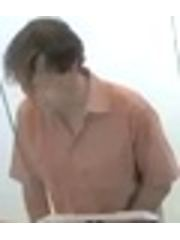
#> input picture src/clustering/output/combined_visualization/assets/person/person_08e4e3aabe29b8922b9a.jpg, 180 x 240 px
$ python -i stitch_person_tracks.py   (imports and definitions only)
#> lines starting #> are read from the running program, lines starting #| are printed output that depends on the picture
from __future__ import annotations

import argparse
import importlib
import json
import math
import sys
import traceback
import warnings
from collections import Counter, defaultdict
from pathlib import Path

import numpy as np
from PIL import Image

ROOT = Path(__file__).resolve().parents[2]
if str(ROOT) not in sys.path:
    sys.path.insert(0, str(ROOT))

from config import PipelineConfig

CONFIG_PATH = ROOT / "pipeline.yaml"
TRACK_ROOT = ROOT / "data" / "video_tracks" / "person"


# ============================================================
# Basic utilities
# ============================================================

# [14 lines left out: functions normalize, normalize_rows, not called in this run]


def cosine(a: np.ndarray, b: np.ndarray) -> float:
    return float(np.dot(normalize(a), normalize(b)))


# [26 lines left out: functions load_jsonl, write_jsonl, not called in this run]


def load_rgb(path: Path):
    with Image.open(path) as im:
        return im.convert("RGB").copy()


# ============================================================
# V4.5 clothing appearance descriptor
# ============================================================

CLOTHING_ZONES = {
    "upper_left": (0.03, 0.18, 0.37, 0.58),
    "upper_center": (0.30, 0.18, 0.70, 0.58),
    "upper_right": (0.63, 0.18, 0.97, 0.58),
    "lower": (0.12, 0.52, 0.88, 0.95),
}

CLOTHING_ZONE_WEIGHTS = {
    "upper_left": 0.25,
    "upper_center": 0.30,
    "upper_right": 0.25,
    "lower": 0.20,
}


def clothing_zone_histogram(
    image: Image.Image,
    box: tuple[float, float, float, float],
    *,
    h_bins: int = 12,
    s_bins: int = 4,
    v_bins: int = 4,
) -> np.ndarray | None:
    """
    Independent HSV clothing descriptor.

    This is only a negative/veto signal. It never creates a positive identity
    match by itself. Low-saturation black/white clothing is retained because
    S and V are included in the joint histogram.
    """
    rgb = image.convert("RGB")
    w, h = rgb.size

    if w < 4 or h < 8:
        return None

    x1, y1, x2, y2 = box
    left = max(0, min(w - 1, int(round(x1 * w))))
    top = max(0, min(h - 1, int(round(y1 * h))))
    right = max(left + 1, min(w, int(round(x2 * w))))
    bottom = max(top + 1, min(h, int(round(y2 * h))))

    arr = np.asarray(
        rgb.crop((left, top, right, bottom)).convert("HSV"),
        dtype=np.uint8,
    )
    if arr.size == 0:
        return None

    hh = arr[..., 0].astype(np.int32)
    ss = arr[..., 1].astype(np.int32)
    vv = arr[..., 2].astype(np.int32)

    hi = np.minimum((hh * h_bins) // 256, h_bins - 1)
    si = np.minimum((ss * s_bins) // 256, s_bins - 1)
    vi = np.minimum((vv * v_bins) // 256, v_bins - 1)

    idx = (hi * s_bins + si) * v_bins + vi
    hist = np.bincount(
        idx.reshape(-1),
        minlength=h_bins * s_bins * v_bins,
    ).astype(np.float32)

    total = float(hist.sum())
    if total <= 0:
        return None

    return hist / total


def clothing_profile_from_image(
    image: Image.Image,
) -> dict[str, np.ndarray] | None:
    profile = {}

    for name, box in CLOTHING_ZONES.items():
        hist = clothing_zone_histogram(image, box)
        if hist is None:
            return None
        profile[name] = hist

    return profile


# [3283 lines left out: functions copy_clothing_profile, mean_clothing_profiles, blend_clothing_profiles, bhattacharyya_similarity, clothing_profile_similarity, compute_tracklet_clothing_profiles and 25 more, not called in this run]


# [2 lines not run here, left out]

>>> from PIL import Image
>>> picture = Image.open('../clustering/output/combined_visualization/assets/person/person_08e4e3aabe29b8922b9a.jpg')
#> picture is the input picture: PIL image 180x240 RGB; mean R, G, B 179.6, 167.1, 161.1
>>> result = clothing_profile_from_image(picture)
#> the loop in clothing_profile_from_image, `for name, box in CLOTHING_ZONES.items():` made 4 passes
#> total in clothing_zone_histogram on passes 1 to 4: 5952, 6912, 5952, 14008
#> pass 1, in clothing_zone_histogram, `arr = np.asarray( rgb.crop((left, top, right, bottom)).convert("HSV"),..`:
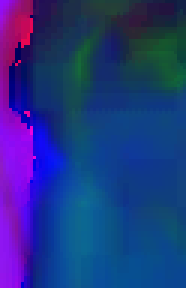
#> arr: shape (96, 62, 3) (shown 3 times larger); mean R, G, B 34.6, 52.6, 130.7
#> pass 1, in clothing_zone_histogram, `hh = arr[..., 0].astype(np.int32)`:
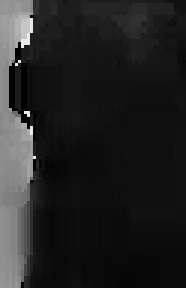
#> hh: shape (96, 62) int32 (shown 3 times larger); min 0, max 233, mean 34.6
#> pass 1, in clothing_zone_histogram, `ss = arr[..., 1].astype(np.int32)`:
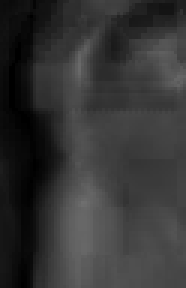
#> ss: shape (96, 62) int32 (shown 3 times larger); min 0, max 111, mean 52.6
#> pass 1, in clothing_zone_histogram, `vv = arr[..., 2].astype(np.int32)`:
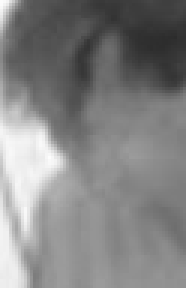
#> vv: shape (96, 62) int32 (shown 3 times larger); min 44, max 253, mean 130.7
#> after the loop in clothing_profile_from_image, `for name, box in CLOTHING_ZONES.items():`: profile = 4 items
#> result = 4 items

$ run again, on src/clustering/output/combined_visualization/assets/person/person_3e8f6538a0827001c679.jpg
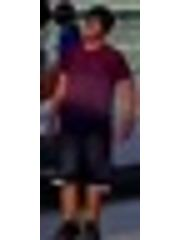
#> input picture src/clustering/output/combined_visualization/assets/person/person_3e8f6538a0827001c679.jpg, 180 x 240 px
#> picture is the input picture: PIL image 180x240 RGB; mean R, G, B 147.3, 138.4, 143.5
#> the loop in clothing_profile_from_image, `for name, box in CLOTHING_ZONES.items():` made 4 passes
#> total in clothing_zone_histogram on passes 1 to 4: 5952, 6912, 5952, 14008
#> pass 1, in clothing_zone_histogram, `ss = arr[..., 1].astype(np.int32)`:
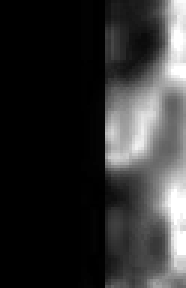
#> ss: shape (96, 62) int32 (shown 3 times larger); min 0, max 255, mean 49.4
#> pass 1, in clothing_zone_histogram, `vv = arr[..., 2].astype(np.int32)`:
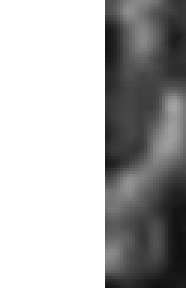
#> vv: shape (96, 62) int32 (shown 3 times larger); min 16, max 255, mean 177.2
#> after the loop in clothing_profile_from_image, `for name, box in CLOTHING_ZONES.items():`: profile = 4 items
